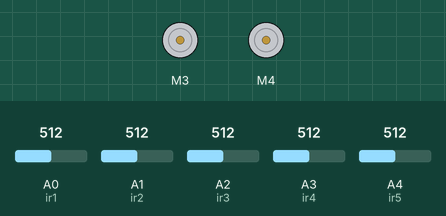
This sketch was run on a simulated Arduino Uno, built with avr-gcc and run on an emulated ATmega328P. On the bench: 2 × DC motor (green arrow = forward, orange = backward, longer = faster). The inputs (shaded band) are chosen by the test bench; at power-on: A0 (ir1) = 512, A1 (ir2) = 512, A3 (ir4) = 512, A2 (ir3) = 512, A4 (ir5) = 512.

Above: at 1.2 s.
1.3 s: A0 (ir1) set to 481
At 1.8 s:
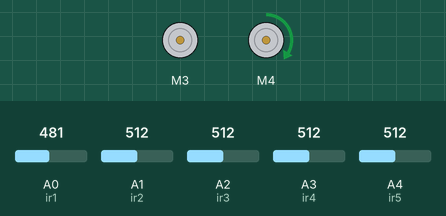
2.8 s: A1 (ir2) set to 491
At 4.0 s:
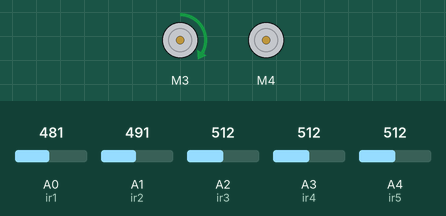
4.3 s: A3 (ir4) set to 490
At 5.3 s:
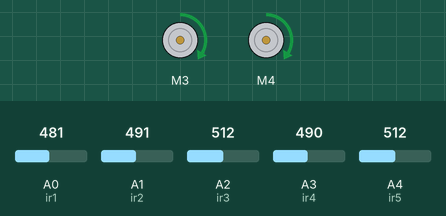
5.8 s: A3 (ir4) set to 510
At 6.4 s:
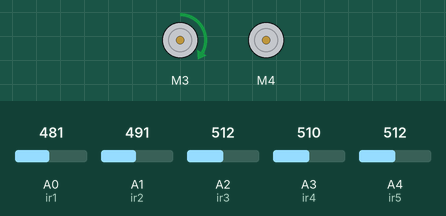
7.3 s: A3 (ir4) set to 306
At 7.6 s:
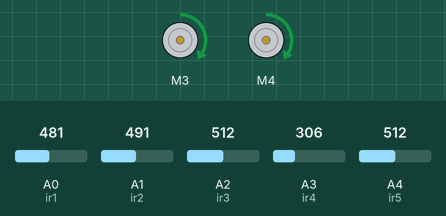
Timing chart, 0 to 9.8 s (numbered marks = the images above; inputs shaded):
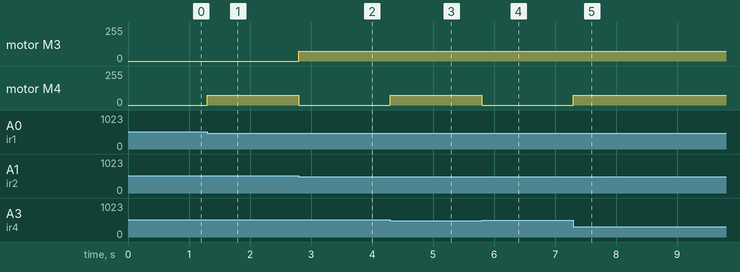

Measured:
- the behaviour switches between 500 and 499 on A0 (ir1) (found by bisection; images 0 and 1)
- the behaviour switches between 500 and 499 on A1 (ir2) (found by bisection; images 1 and 2)
- after the input at 1.3 s, motor M4: stopped → forward 75/255 at once
- after the input at 2.8 s, motor M3: stopped → forward 75/255 at once; motor M4: forward 75/255 → stopped at once
- after the input at 4.3 s, motor M4: stopped → forward 75/255 at once
- after the input at 5.8 s, motor M4: forward 75/255 → stopped at once
- after the input at 7.3 s, motor M4: stopped → forward 75/255 at once

The sketch:

Line_follower_final.ino
```cpp
#include <AFMotor.h>
AF_DCMotor motor1(3);
AF_DCMotor motor2(4);

//**********5 Channel IR Sensor Connection**********//
#define ir1 A0
#define ir2 A1
#define ir3 A2
#define ir4 A3
#define ir5 A4
#define near A5
//*************************************************//

void setup() {
  motor1.setSpeed(75);
  motor2.setSpeed(75);
}

void loop() {
  //Reading Sensor Values
  int s1 = analogRead(ir1);  //Lest most Sensor
  int s2 = analogRead(ir2);  //Left Sensor
  int s3 = analogRead(ir3);  //Middle Sensor
  int s4 = analogRead(ir4);  //Right Sensor
  int s5 = analogRead(ir5);  //Right Most Sensor
  int near = analogRead(near);


  //if only middle sensor detects black line
  if((s2 < 500) && (s3 < 500) && (s4 < 500))
  {
    //going forward with full speed
     //set speed for motor 1 at 50%
    motor1.run(FORWARD);//send motor 1 to Foarward rotation
    //set speed for motor 1 at 50%
    motor2.run(FORWARD);//send motor 1 to Foarward rotation
  }

  else if((s2 > 500) && (s3 < 500) && (s4 > 500))
  {
    //going forward with full speed
     //set speed for motor 1 at 50%
    motor1.run(FORWARD);//send motor 1 to Foarward rotation
    //set speed for motor 1 at 50%
    motor2.run(FORWARD);//send motor 1 to Foarward rotation
  }
  if((s2 < 500) && (s4 < 500))
  {
    //going forward with full speed
     //set speed for motor 1 at 50%
    motor1.run(FORWARD);//send motor 1 to Foarward rotation
    //set speed for motor 1 at 50%
    motor2.run(FORWARD);//send motor 1 to Foarward rotation
  }

  //if only left sensor detects black line
  else if((s2 < 500) && (s3 < 500) && (s4 > 500))
  {
    //going forward with full speed
     //set speed for motor 1 at 50%
    motor1.run(FORWARD);//send motor 1 to Foarward rotation
    //set speed for motor 1 at 50%
    motor2.run(RELEASE);//send motor 1 to Foarward rotation
  }

  //if only left sensor detects black line
  else if((s2 < 500) && (s3 > 500) && (s4 > 500))
  {
    //going forward with full speed
     //set speed for motor 1 at 50%
    motor1.run(FORWARD);//send motor 1 to Foarward rotation
    //set speed for motor 1 at 50%
    motor2.run(RELEASE);//send motor 1 to Foarward rotation
  }

  //if only right sensor detects black line
  else if((s2 > 500) && (s3 < 500) && (s4 < 500))
  {
    //going forward with full speed
     //set speed for motor 1 at 50%
    motor1.run(RELEASE);//send motor 1 to Foarward rotation
    //set speed for motor 1 at 50%
    motor2.run(FORWARD);//send motor 1 to Foarward rotation
  }

  //if only right sensor detects black line
  else if((s2 > 500) && (s3 > 500) && (s4 < 500))
  {
    //going forward with full speed
     //set speed for motor 1 at 50%
    motor1.run(RELEASE);//send motor 1 to Foarward rotation
    //set speed for motor 1 at 50%
    motor2.run(FORWARD);//send motor 1 to Foarward rotation
  }
  else if ((s5 < 500))
  {
    motor1.run(FORWARD);//send motor 1 to Foarward rotation
    //set speed for motor 1 at 50%
    motor2.run(RELEASE);
   //send motor 1 to Foarward rotation
  }

  else if ((s1 < 500))
  {
    motor1.run(RELEASE);//send motor 1 to Foarward rotation
    //set speed for motor 1 at 50%
    motor2.run(FORWARD);
    //send motor 1 to Foarward rotation
  }
  //if all sensors are on a white line
  else if((s2 > 500) && (s3 > 500) && (s4 > 500))
  {
    motor1.run(RELEASE);//send motor 1 to STOP rotation
    motor2.run(RELEASE);//send motor 2 to STOP rotation
  }

  else if((near < 500))
  {
    motor1.run(RELEASE);//send motor 1 to STOP rotation
    motor2.run(RELEASE);//send motor 2 to STOP rotation
  }
}
```
